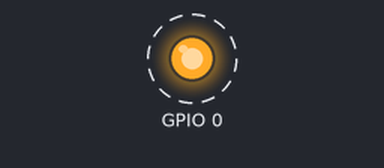
Simulated run of this sketch. Board: ESP8266 (NodeMCU). Parts: output pins drawn as LEDs (lit = HIGH). Dashed ring = blinking. What the sketch prints to the serial monitor is not drawn.

Above: at 0.5 s.
Timing chart, 0 to 4.6 s (numbered marks = the images above):
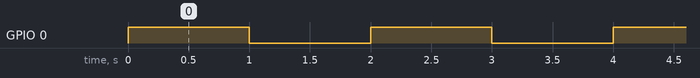

Measured:
- by itself, GPIO 0: alternates HIGH for 1.0 s and LOW for 1.0 s

The sketch:

relay.ino
```cpp
#include <ESP8266WiFi.h>;
#include <ESP8266HTTPClient.h>;

const char* ssid = "MassiveGarbage";
const char* password = "fuckrightoff";
int on = 0;

void setup () {

  Serial.begin(115200);
  Serial.println("Start");
  pinMode(0,OUTPUT);

}

void loop() {

  digitalWrite(0, HIGH);
  delay(1000);
  digitalWrite(0, LOW);
  delay(1000);


}
```
